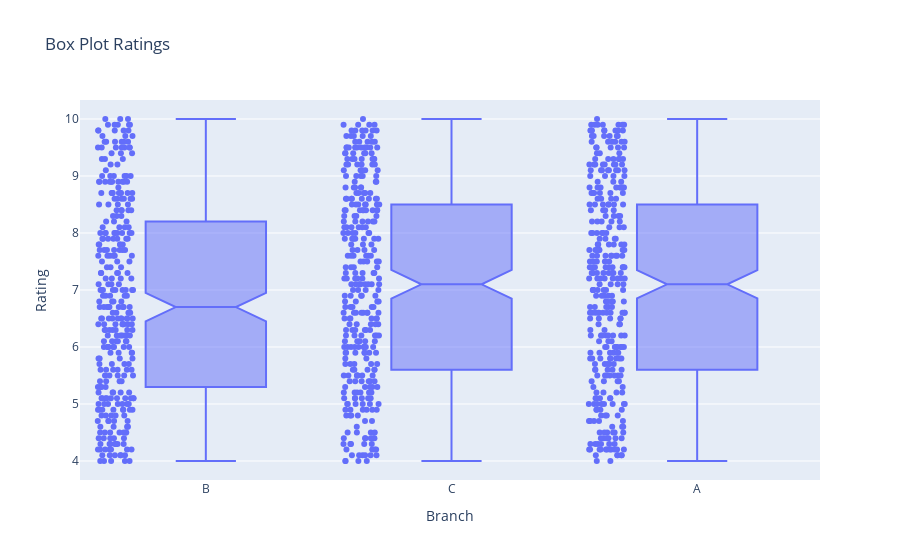

The notebook cell this image was saved under:
### Code cell
import plotly.express as px
import cufflinks as cf
from plotly.offline import download_plotlyjs, init_notebook_mode, plot, iplot
init_notebook_mode(connected=True)
cf.go_offline()

fig = px.box(xyz, x="Branch", y="Rating", points= 'all',notched=True,
            title= 'Box Plot Ratings',hover_data= ['City'])
fig.show()

### Figure 1 — Plotly figure (JSON) as saved in the notebook; plotly's stock layout.template omitted (floating-point values rounded to 4 significant figures; data arrays with more than 128 entries replaced by an {"elided": "..."} marker saying what was removed)
{"data": [{"alignmentgroup": "True", "boxpoints": "all", "customdata": {"elided": "1000x1 str values"}, "hovertemplate": "Branch=%{x}<br>Rating=%{y}<br>City=%{customdata[0]}<extra></extra>", "legendgroup": "", "marker": {"color": "#636efa"}, "name": "", "notched": true, "offsetgroup": "", "orientation": "v", "showlegend": false, "type": "box", "x": {"elided": "1000 str values"}, "x0": " ", "xaxis": "x", "y": {"elided": "1000 float values"}, "y0": " ", "yaxis": "y"}], "layout": {"boxmode": "group", "legend": {"tracegroupgap": 0}, "title": {"text": "Box Plot Ratings"}, "xaxis": {"anchor": "y", "domain": [0, 1], "title": {"text": "Branch"}}, "yaxis": {"anchor": "x", "domain": [0, 1], "title": {"text": "Rating"}}}}
